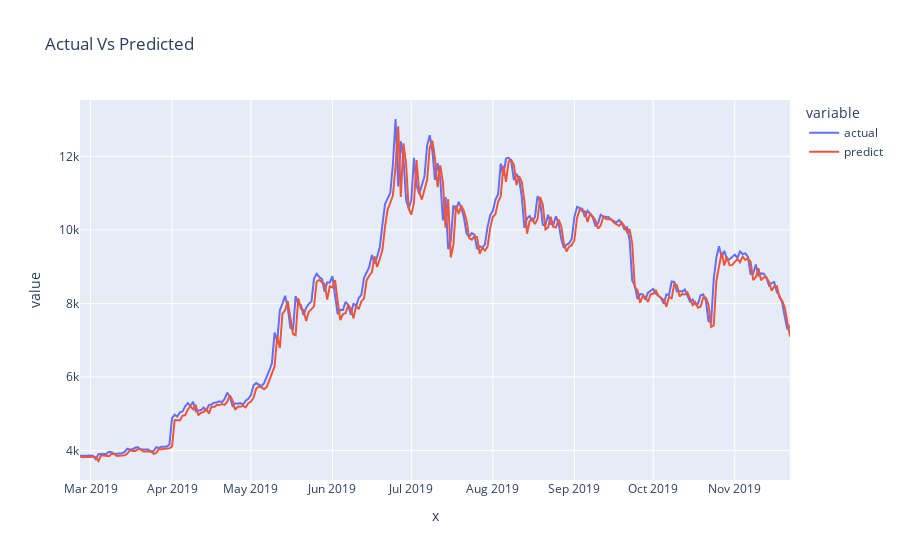

The code cell stored with this chart in its notebook:
### Code cell
# plot Prices
df = pd.DataFrame( data = {  "Date": X_test.index , "actual":y_test , "predict":predict })
fig = px.line(df, x=X_test.index, y=['actual','predict'], title='Actual Vs Predicted')


fig.show()

### Figure 1 — Plotly figure (JSON) as saved in the notebook; plotly's stock layout.template omitted (floating-point values rounded to 4 significant figures; data arrays with more than 128 entries replaced by an {"elided": "..."} marker saying what was removed)
{"data": [{"hovertemplate": "variable=actual<br>x=%{x}<br>value=%{y}<extra></extra>", "legendgroup": "actual", "line": {"color": "#636efa", "dash": "solid"}, "marker": {"symbol": "circle"}, "mode": "lines", "name": "actual", "orientation": "v", "showlegend": true, "type": "scatter", "x": {"elided": "271 str values"}, "xaxis": "x", "y": {"elided": "271 float values"}, "yaxis": "y"}, {"hovertemplate": "variable=predict<br>x=%{x}<br>value=%{y}<extra></extra>", "legendgroup": "predict", "line": {"color": "#EF553B", "dash": "solid"}, "marker": {"symbol": "circle"}, "mode": "lines", "name": "predict", "orientation": "v", "showlegend": true, "type": "scatter", "x": {"elided": "271 str values"}, "xaxis": "x", "y": {"elided": "271 float values"}, "yaxis": "y"}], "layout": {"legend": {"title": {"text": "variable"}, "tracegroupgap": 0}, "title": {"text": "Actual Vs Predicted"}, "xaxis": {"anchor": "y", "domain": [0, 1], "title": {"text": "x"}}, "yaxis": {"anchor": "x", "domain": [0, 1], "title": {"text": "value"}}}}
